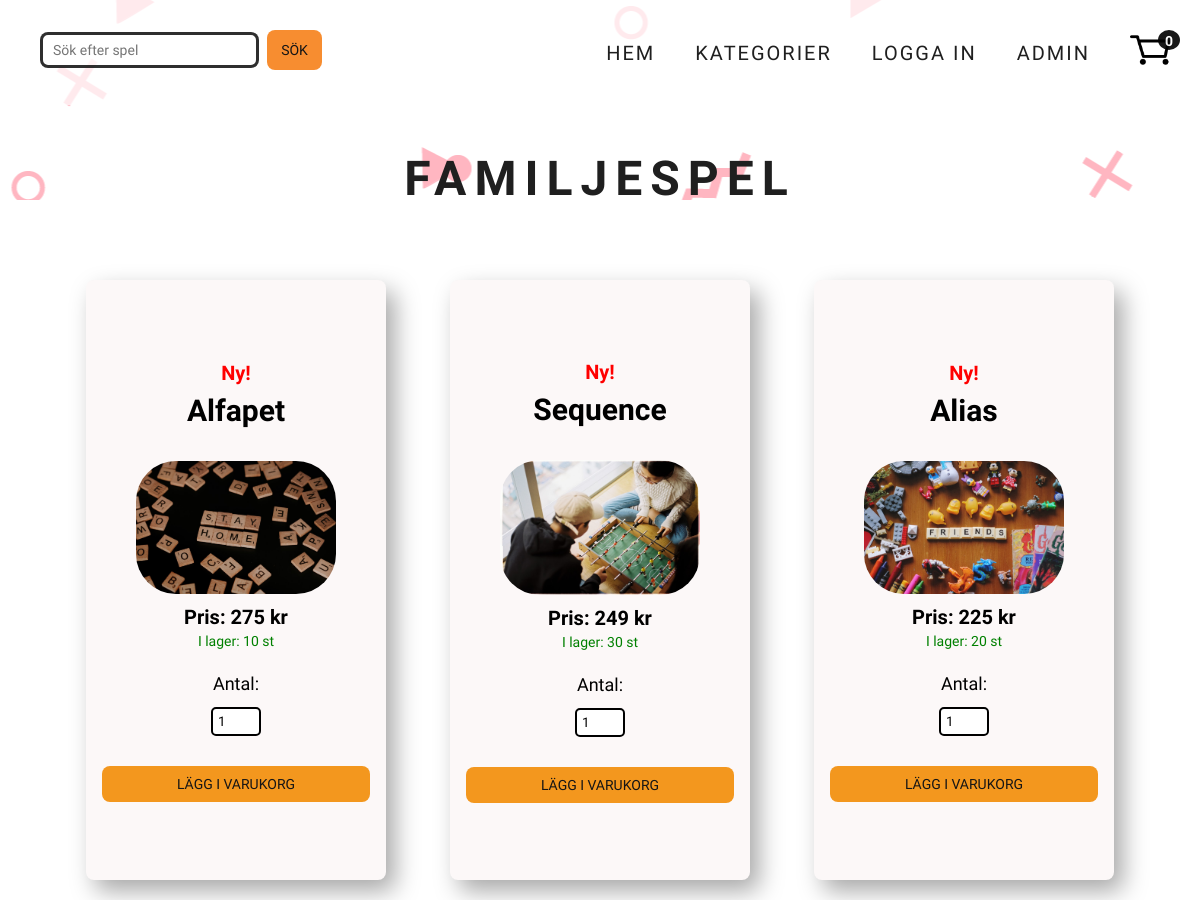
/categorypage/categorypage.php?id=24 (upper part), run on an earlier commit of the app's database.
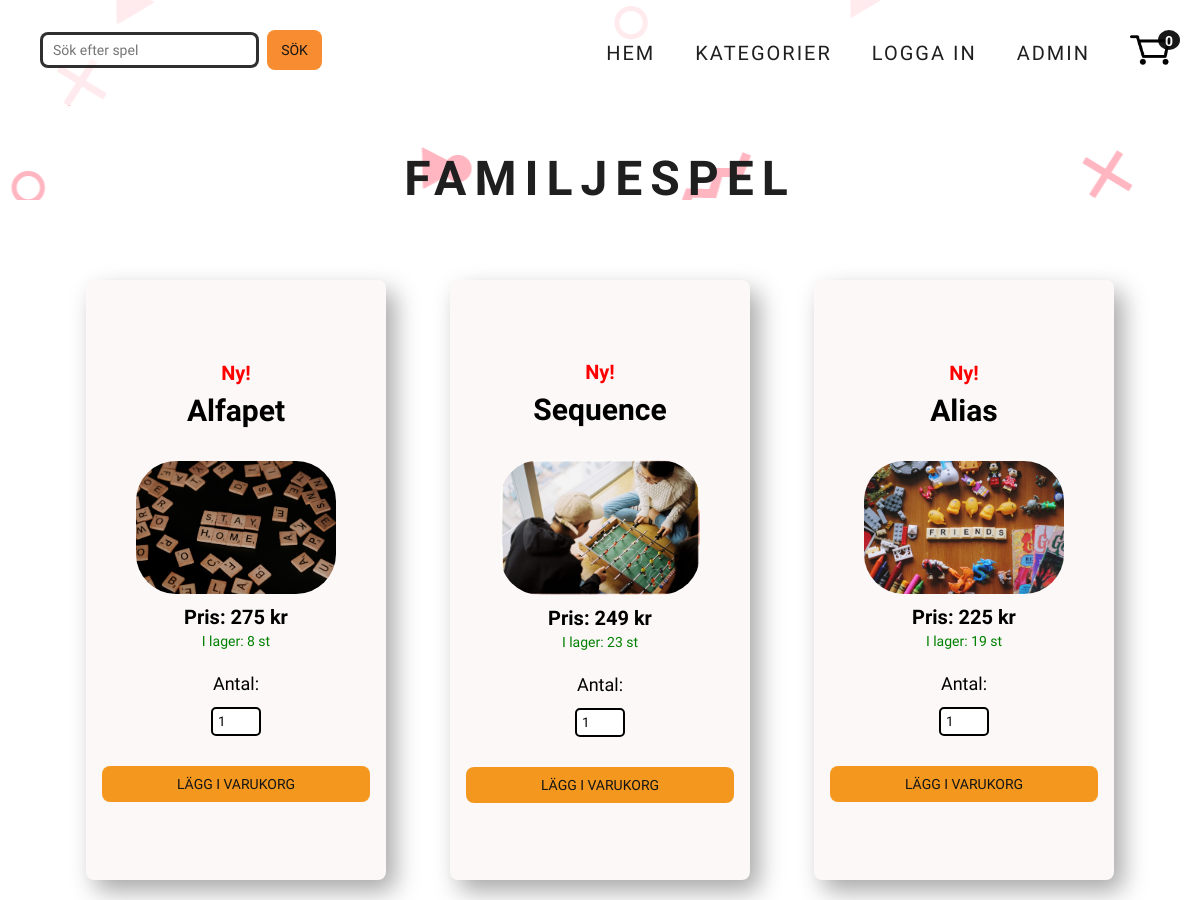
And on a later commit of the database.
### tables this page shows
CREATE TABLE `webshop_products` (
  `productid` int(11) NOT NULL,
  `categoryid` int(11) NOT NULL,
  `title` varchar(500) NOT NULL,
  `description` varchar(1000) NOT NULL,
  `price` decimal(10,0) NOT NULL,
  `quantity` int(11) NOT NULL,
  `productimg` varchar(1000) NOT NULL,
  `date` datetime NOT NULL DEFAULT current_timestamp()
);

### categorypage/categorypage.php (the view, shortened to what this page needs)
<?php
require_once '../second_header_extern.php';
require_once '../config/db.php';
function checkImage($productimg) {
  if(!empty($productimg) && $productimg[0] !== ""){
    return "<img src='../images/$productimg[0]' class='product_img'>";
  } else {
    return "";
  }
}
  if(isset($_GET['id'])){
  $currentCategory = htmlspecialchars($_GET['id']);
} else {
  $currentCategory = 1;
};
$stmt = $db->prepare("SELECT * FROM webshop_products WHERE categoryid = $currentCategory AND quantity > 0");
$stmt->execute();
$statement = $db->prepare("SELECT `categoryid`, `category`
FROM `webshop_categories` WHERE categoryid = $currentCategory");
$statement->execute();
while ($rowCategory = $statement->fetch(PDO::FETCH_ASSOC)){
$category = htmlspecialchars($rowCategory['category']);
}
$sqlDate = "SELECT * FROM webshop_products WHERE quantity > 0 ORDER BY date ASC LIMIT 3";
$stmtDate = $db->prepare($sqlDate);
$stmtDate->execute();
?>
<section>
  <h1 class="category_name"><?php echo $category ?></h1>
  </header>
  <main>
  <div class="product_container">
    <?php
    while ($outletRow = $stmtDate->fetch(PDO::FETCH_ASSOC)) :
      $outletProductid[] = $outletRow['productid'];
    endwhile;
    while ($row = $stmt->fetch(PDO::FETCH_ASSOC)) :
      $title = htmlspecialchars($row['title']);
      $price = htmlspecialchars($row['price']);
      $productid = htmlspecialchars($row['productid']);
      $quantity = htmlspecialchars($row['quantity']);
      $date = htmlspecialchars($row['date']);
      $productimg = unserialize($row['productimg']);
      $productHTML = "";
      $percentage = 0.9;
      $outletPrice = ceil($price * $percentage);
      $savings = $price - $outletPrice;
        $any_items = "I lager: " . $quantity . " st";
            $now = date("yy-m-d");
            $dateNow=date_create($now);
            $dateProd=date_create($date);
            $diff=date_diff($dateProd,$dateNow);
            $diffDays = $diff->format('%R%a days');
            if($diffDays < 7){
              $productHTML .=
                    "<div class='product_card'>
                    <h3 class='product_price-new'>Ny!</h3>
                          <a href= '../product/product_info.php? id=$productid'
                          class='product_title'>$title</a>
                          ". checkImage($productimg) ."
                          <span class='product_price'>Pris: $price kr</span>
                          <p class='any-items'>$any_items</p>
                          <p class='hidden-price' style='display:none'>$price</p>
                          <p class='hidden-quantity' style='display:none;'>$quantity</p>
                          <p class='hidden-productid' style='display:none'>$productid</p>
                          <label for='cartQty'>Antal:</label>
                          <input type='number' onkeydown='javascript: return event.keyCode === 8 ||
                          event.keyCode === 46 ? true : !isNaN(Number(event.key))' id='cartQty' name='cartQty' class='cartQty' min='1' max='$quantity' value='1'>
                     <button class='cart-btn product_card-btn'>Lägg i varukorg</button>
                     </div>";
            }else if(in_array($productid, $outletProductid)) {
              $productHTML .=
              "<div class='product_card'>
              <p class='product_price-outlet'>Pris: $outletPrice kr</p>
                    <a href= '../product/product_info.php? id=$productid'
                    class='product_title'>$title</a>
                    " . checkImage($productimg) . "
                    <p class='product_price-old'>Normalpris: $price kr</p>
                    <p class='product_price-savings'>Du sparar: $savings kr! (-10%) </p>
                    <p class='any-items'>$any_items</p>
                    <p class='hidden-price' style='display:none;'>$price</p>
                    <p class='hidden-outletPrice' style='display:none;'>$outletPrice</p>
                    <p class='hidden-quantity' style='display:none;'>$quantity</p>
                    <p class='hidden-productid' style='display:none'>$productid</p>
                    <label for='cartQty'>Antal:</label>
                    <input type='number' onkeydown='javascript: return event.keyCode === 8 ||
                    event.keyCode === 46 ? true : !isNaN(Number(event.key))' id='cartQty' name='cartQty' class='cartQty' min='1' max='$quantity' value='1'>
                     <button class='cart-btn product_card-btn'>Lägg i varukorg</button>
                     </div>";
            }
            echo $productHTML;
    endwhile;
    ?>
  </div>
  <br>
  <br>
<?php require_once '../footer.php'; ?>

What changed in the data, as far as the page shows it:
changed webshop_products "Alfapet": quantity "I lager: 10 st" → "I lager: 8 st"
changed webshop_products "Sequence": quantity "I lager: 30 st" → "I lager: 23 st"
changed webshop_products "Alias": quantity "I lager: 20 st" → "I lager: 19 st"
